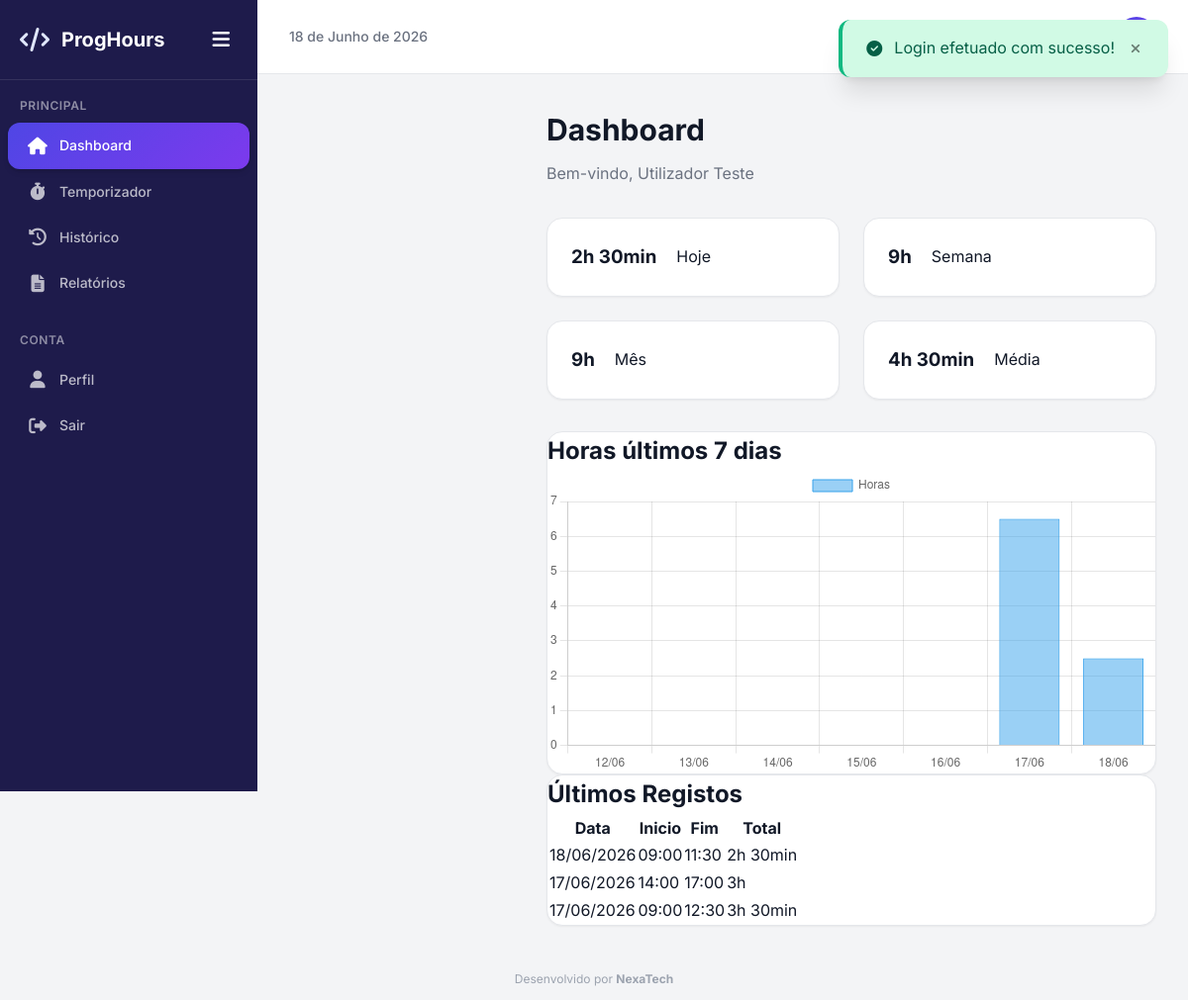
/ (signed in), run on the app's committed database.
### tables this page shows
CREATE TABLE IF NOT EXISTS horas (
    id INT AUTO_INCREMENT PRIMARY KEY,
    user_id INT NOT NULL,
    data DATE NOT NULL,
    hora_inicio TIME NOT NULL,
    hora_fim TIME DEFAULT NULL,
    total_horas DECIMAL(8,2) DEFAULT 0.00,
    status ENUM('em_andamento', 'pausado', 'concluido') DEFAULT 'em_andamento',
    descricao TEXT,
    created_at TIMESTAMP DEFAULT CURRENT_TIMESTAMP,
    updated_at TIMESTAMP DEFAULT CURRENT_TIMESTAMP ON UPDATE CURRENT_TIMESTAMP,
    FOREIGN KEY (user_id) REFERENCES utilizadores(id) ON DELETE CASCADE,
    INDEX idx_data (data),
    INDEX idx_user_data (user_id, data)
);

### includes/functions.php (called while the page is built, shortened)
<?php
require_once __DIR__ . '/db.php';
function formatarHoras(float $horas): string {
    $h = floor($horas);
    $m = round(($horas - $h) * 60);
    return "{$h}h " . ($m > 0 ? "{$m}min" : "");
}
function getSemanaAtual(): array {
    $hoje = date('Y-m-d');
    $diaSemana = date('N', strtotime($hoje));
    $inicio = date('Y-m-d', strtotime($hoje . ' -' . ($diaSemana - 1) . ' days'));
    $fim = date('Y-m-d', strtotime($inicio . ' +6 days'));
    return ['inicio' => $inicio, 'fim' => $fim];
}
function getMesAtual(): array {
    $inicio = date('Y-m-01');
    $fim = date('Y-m-t');
    return ['inicio' => $inicio, 'fim' => $fim];
}
function getEstatisticasHoras(int $user_id): array {
    $semana = getSemanaAtual();
    $mes = getMesAtual();
    $hoje = fetchOne("SELECT COALESCE(SUM(total_horas), 0) as total FROM horas WHERE user_id = ? AND data = CURDATE() AND status = 'concluido'", [$user_id]);
    $semanaTotal = fetchOne("SELECT COALESCE(SUM(total_horas), 0) as total FROM horas WHERE user_id = ? AND data BETWEEN ? AND ? AND status = 'concluido'", [$user_id, $semana['inicio'], $semana['fim']]);
    $mesTotal = fetchOne("SELECT COALESCE(SUM(total_horas), 0) as total FROM horas WHERE user_id = ? AND data BETWEEN ? AND ? AND status = 'concluido'", [$user_id, $mes['inicio'], $mes['fim']]);
    $total = fetchOne("SELECT COALESCE(SUM(total_horas), 0) as total FROM horas WHERE user_id = ? AND status = 'concluido'", [$user_id]);
    $media = fetchOne("SELECT COALESCE(AVG(total_horas), 0) as media FROM (SELECT SUM(total_horas) as total_horas FROM horas WHERE user_id = ? AND status = 'concluido' GROUP BY data) as medias", [$user_id]);
    return [
        'hoje'   => (float) $hoje['total'],
        'semana' => (float) $semanaTotal['total'],
        'mes'    => (float) $mesTotal['total'],
        'total'  => (float) $total['total'],
        'media'  => round((float) $media['media'], 2)
    ];
}

### includes/db.php (called while the page is built, shortened)
<?php
function getDB(): PDO {
    static $db = null;
    if ($db === null) {
        try {
            $dsn = "mysql:host=" . DB_HOST . ";dbname=" . DB_NAME . ";charset=utf8mb4";
            $opcoes = [
                PDO::ATTR_ERRMODE            => PDO::ERRMODE_EXCEPTION,
                PDO::ATTR_DEFAULT_FETCH_MODE => PDO::FETCH_ASSOC,
                PDO::ATTR_EMULATE_PREPARES   => false,
            ];
            $db = new PDO($dsn, DB_USER, DB_PASS, $opcoes);
        } catch (PDOException $e) {
            die("Erro de conexao a base de dados: " . $e->getMessage());
        }
    }
    return $db;
}
function query(string $sql, array $params = []): PDOStatement {
    $db = getDB();
    $stmt = $db->prepare($sql);
    $stmt->execute($params);
    return $stmt;
}
function fetchOne(string $sql, array $params = []): ?array {
    $stmt = query($sql, $params);
    $result = $stmt->fetch();
    return $result ?: null;
}
function fetchAll(string $sql, array $params = []): array {
    $stmt = query($sql, $params);
    return $stmt->fetchAll();
}

### public/index.php (the view, shortened to what this page needs)
<?php
require_once __DIR__ . '/../includes/header.php';
$user_id = (int) ($_SESSION['user_id'] ?? 0);
$stats = getEstatisticasHoras($user_id);
$dias = [];
$valores = [];
for ($i = 6; $i >= 0; $i--) {
    $data = date('Y-m-d', strtotime("-{$i} days"));
    $dias[] = date('d/m', strtotime($data));
    $result = fetchOne(
        "SELECT COALESCE(SUM(total_horas),0) as total
         FROM horas
         WHERE user_id = ?
         AND data = ?
         AND status = 'concluido'",
        [$user_id, $data]
    );
    $valores[] = (float)$result['total'];
}
$ultimosRegistos = fetchAll(
    "SELECT * FROM horas
     WHERE user_id = ?
     AND status = 'concluido'
     ORDER BY data DESC, hora_fim DESC
     LIMIT 5",
    [$user_id]
);
?>
<div class="page-header">
    <h1>Dashboard</h1>
    <p>Bem-vindo, <?php echo htmlspecialchars($_SESSION['user_nome']); ?></p>
</div>
<div class="stats-grid">
    <div class="stat-card">
        <h3><?php echo formatarHoras($stats['hoje']); ?></h3>
        <p>Hoje</p>
    </div>
    <div class="stat-card">
        <h3><?php echo formatarHoras($stats['semana']); ?></h3>
        <p>Semana</p>
    </div>
    <div class="stat-card">
        <h3><?php echo formatarHoras($stats['mes']); ?></h3>
        <p>Mês</p>
    </div>
    <div class="stat-card">
        <h3><?php echo formatarHoras($stats['media']); ?></h3>
        <p>Média</p>
    </div>
</div>
<div class="card">
    <h2>Horas últimos 7 dias</h2>
    <canvas id="horasChart"></canvas>
</div>
<div class="card">
    <h2>Últimos Registos</h2>
    <?php if (empty($ultimosRegistos)): ?>
        <p>Sem registos.</p>
    <?php else: ?>
        <table>
            <tr>
                <th>Data</th>
                <th>Inicio</th>
                <th>Fim</th>
                <th>Total</th>
            </tr>
            <?php foreach ($ultimosRegistos as $r): ?>
                <tr>
                    <td><?php echo date('d/m/Y', strtotime($r['data'])); ?></td>
                    <td><?php echo substr($r['hora_inicio'], 0, 5); ?></td>
                    <td><?php echo substr($r['hora_fim'], 0, 5); ?></td>
                    <td><?php echo formatarHoras($r['total_horas']); ?></td>
                </tr>
            <?php endforeach; ?>
        </table>
    <?php endif; ?>
</div>
<script>
    document.addEventListener("DOMContentLoaded", function() {
        const ctx = document.getElementById("horasChart");
        new Chart(ctx, {
            type: "bar",
            data: {
                labels: <?php echo json_encode($dias); ?>,
                datasets: [{
                    label: "Horas",
                    data: <?php echo json_encode($valores); ?>,
                    borderWidth: 1
                }]
            }
        });
    });
</script>
<?php require_once __DIR__ . '/../includes/footer.php'; ?>

### public/assets/css/style.css (style rules this page uses)
:root { --primary: #4f46e5; --primary-dark: #4338ca; --primary-light: #e0e7ff; --primary-gradient: linear-gradient(135deg, #4f46e5 0%, #7c3aed 100%); --success: #10b981; --success-light: #d1fae5; --danger: #ef4444; --danger-light: #fee2e2; --warning: #f59e0b; --warning-light: #fef3c7; --info: #3b82f6; --info-light: #dbeafe; --gray-50: #f9fafb; --gray-100: #f3f4f6; --gray-200: #e5e7eb; --gray-300: #d1d5db; --gray-400: #9ca3af; --gray-500: #6b7280; --gray-600: #4b5563; --gray-700: #374151; --gray-800: #1f2937; --gray-900: #111827; --bg-body: #f3f4f6; --bg-card: #ffffff; --bg-sidebar: #1e1b4b; --text-primary: #111827; --text-secondary: #6b7280; --text-white: #ffffff; --font-family: 'Inter', -apple-system, BlinkMacSystemFont, 'Segoe UI', sans-serif; --font-size-xs: 0.75rem; --font-size-sm: 0.875rem; --font-size-base: 1rem; --font-size-lg: 1.125rem; --font-size-xl: 1.25rem; --font-size-2xl: 1.5rem; --font-size-3xl: 1.875rem; --spacing-1: 0.25rem; --spacing-2: 0.5rem; --spacing-3: 0.75rem; --spacing-4: 1rem; --spacing-5: 1.25rem; --spacing-6: 1.5rem; --spacing-8: 2rem; --spacing-10: 2.5rem; --spacing-12: 3rem; --radius-sm: 0.375rem; --radius-md: 0.5rem; --radius-lg: 0.75rem; --radius-xl: 1rem; --radius-2xl: 1.5rem; --shadow-sm: 0 1px 2px 0 rgba(0, 0, 0, 0.05); --shadow-md: 0 4px 6px -1px rgba(0, 0, 0, 0.1), 0 2px 4px -2px rgba(0, 0, 0, 0.1); --shadow-lg: 0 10px 15px -3px rgba(0, 0, 0, 0.1), 0 4px 6px -4px rgba(0, 0, 0, 0.1); --shadow-xl: 0 20px 25px -5px rgba(0, 0, 0, 0.1), 0 8px 10px -6px rgba(0, 0, 0, 0.1); --sidebar-width: 260px; --sidebar-collapsed: 70px; --transition-fast: 150ms ease; --transition-base: 250ms ease; }
*, *::before, *::after { margin: 0; padding: 0; box-sizing: border-box; }
html { scroll-behavior: smooth; }
body { font-family: var(--font-family); font-size: var(--font-size-base); color: var(--text-primary); background-color: var(--bg-body); line-height: 1.6; -webkit-font-smoothing: antialiased; }
.card { background: var(--bg-card); border-radius: var(--radius-xl); box-shadow: var(--shadow-sm); border: 1px solid var(--gray-200); overflow: hidden; transition: box-shadow var(--transition-fast); }
.stats-grid { display: grid; grid-template-columns: repeat(auto-fit, minmax(240px, 1fr)); gap: var(--spacing-6); margin-bottom: var(--spacing-8); }
.stat-card { background: var(--bg-card); border-radius: var(--radius-xl); padding: var(--spacing-6); box-shadow: var(--shadow-sm); border: 1px solid var(--gray-200); display: flex; align-items: center; gap: var(--spacing-5); transition: all var(--transition-fast); }
.page-header { margin-bottom: var(--spacing-8); }
.page-header h1 { font-size: var(--font-size-3xl); font-weight: 700; color: var(--text-primary); margin-bottom: var(--spacing-2); }
.page-header p { color: var(--text-secondary); font-size: var(--font-size-base); }
body { overflow-x: hidden; }

### data on the page
horas: data "18/06/2026", hora_inicio "09:00", hora_fim "11:30", total_horas "2h 30min"
horas: data "17/06/2026", hora_inicio "14:00", hora_fim "17:00", total_horas "3h"
horas: data "17/06/2026", hora_inicio "09:00", hora_fim "12:30", total_horas "3h 30min"

### other printed values
$flash['mensagem'] "Login efetuado com sucesso!"
APP_NAME "ProgHours"
$_SESSION['user_nome'] "Utilizador Teste"
formatarHoras($stats['hoje']) "2h 30min"
formatarHoras($stats['semana']) "9h"
formatarHoras($stats['mes']) "9h"
formatarHoras($stats['media']) "4h 30min"
chart data {{ json_encode($valores) }} [0,0,0,0,0,6.5,2.5]
